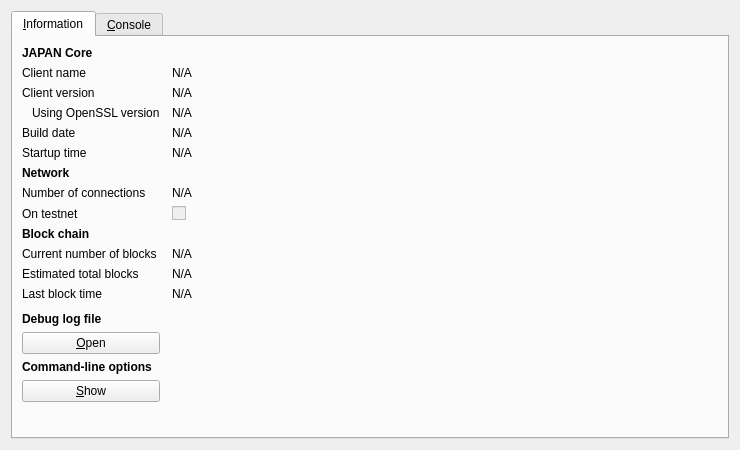
<?xml version="1.0" encoding="UTF-8"?>
<ui version="4.0">
 <class>RPCConsole</class>
 <widget class="QDialog" name="RPCConsole">
  <property name="geometry">
   <rect>
    <x>0</x>
    <y>0</y>
    <width>740</width>
    <height>450</height>
   </rect>
  </property>
  <property name="windowTitle">
   <string>JAPAN - Debug window</string>
  </property>
  <layout class="QVBoxLayout" name="verticalLayout_2">
   <item>
    <widget class="QTabWidget" name="tabWidget">
     <property name="currentIndex">
      <number>0</number>
     </property>
     <widget class="QWidget" name="tab_info">
      <attribute name="title">
       <string>&amp;Information</string>
      </attribute>
      <layout class="QGridLayout" name="gridLayout" columnstretch="0,1">
       <property name="horizontalSpacing">
        <number>12</number>
       </property>
       <item row="0" column="0">
        <widget class="QLabel" name="label_9">
         <property name="font">
          <font>
           <weight>75</weight>
           <bold>true</bold>
          </font>
         </property>
         <property name="text">
          <string>JAPAN Core</string>
         </property>
        </widget>
       </item>
       <item row="1" column="0">
        <widget class="QLabel" name="label_5">
         <property name="text">
          <string>Client name</string>
         </property>
        </widget>
       </item>
       <item row="1" column="1">
        <widget class="QLabel" name="clientName">
         <property name="cursor">
          <cursorShape>IBeamCursor</cursorShape>
         </property>
         <property name="text">
          <string>N/A</string>
         </property>
         <property name="textFormat">
          <enum>Qt::PlainText</enum>
         </property>
         <property name="textInteractionFlags">
          <set>Qt::LinksAccessibleByMouse|Qt::TextSelectableByKeyboard|Qt::TextSelectableByMouse</set>
         </property>
        </widget>
       </item>
       <item row="2" column="0">
        <widget class="QLabel" name="label_6">
         <property name="text">
          <string>Client version</string>
         </property>
        </widget>
       </item>
       <item row="2" column="1">
        <widget class="QLabel" name="clientVersion">
         <property name="cursor">
          <cursorShape>IBeamCursor</cursorShape>
         </property>
         <property name="text">
          <string>N/A</string>
         </property>
         <property name="textFormat">
          <enum>Qt::PlainText</enum>
         </property>
         <property name="textInteractionFlags">
          <set>Qt::LinksAccessibleByMouse|Qt::TextSelectableByKeyboard|Qt::TextSelectableByMouse</set>
         </property>
        </widget>
       </item>
       <item row="3" column="0">
        <widget class="QLabel" name="label_14">
         <property name="text">
          <string>Using OpenSSL version</string>
         </property>
         <property name="indent">
          <number>10</number>
         </property>
        </widget>
       </item>
       <item row="3" column="1">
        <widget class="QLabel" name="openSSLVersion">
         <property name="cursor">
          <cursorShape>IBeamCursor</cursorShape>
         </property>
         <property name="text">
          <string>N/A</string>
         </property>
         <property name="textFormat">
          <enum>Qt::PlainText</enum>
         </property>
         <property name="textInteractionFlags">
          <set>Qt::LinksAccessibleByMouse|Qt::TextSelectableByKeyboard|Qt::TextSelectableByMouse</set>
         </property>
        </widget>
       </item>
       <item row="4" column="0">
        <widget class="QLabel" name="label_12">
         <property name="text">
          <string>Build date</string>
         </property>
        </widget>
       </item>
       <item row="4" column="1">
        <widget class="QLabel" name="buildDate">
         <property name="cursor">
          <cursorShape>IBeamCursor</cursorShape>
         </property>
         <property name="text">
          <string>N/A</string>
         </property>
         <property name="textFormat">
          <enum>Qt::PlainText</enum>
         </property>
         <property name="textInteractionFlags">
          <set>Qt::LinksAccessibleByMouse|Qt::TextSelectableByKeyboard|Qt::TextSelectableByMouse</set>
         </property>
        </widget>
       </item>
       <item row="5" column="0">
        <widget class="QLabel" name="label_13">
         <property name="text">
          <string>Startup time</string>
         </property>
        </widget>
       </item>
       <item row="5" column="1">
        <widget class="QLabel" name="startupTime">
         <property name="cursor">
          <cursorShape>IBeamCursor</cursorShape>
         </property>
         <property name="text">
          <string>N/A</string>
         </property>
         <property name="textFormat">
          <enum>Qt::PlainText</enum>
         </property>
         <property name="textInteractionFlags">
          <set>Qt::LinksAccessibleByMouse|Qt::TextSelectableByKeyboard|Qt::TextSelectableByMouse</set>
         </property>
        </widget>
       </item>
       <item row="6" column="0">
        <widget class="QLabel" name="label_11">
         <property name="font">
          <font>
           <weight>75</weight>
           <bold>true</bold>
          </font>
         </property>
         <property name="text">
          <string>Network</string>
         </property>
        </widget>
       </item>
       <item row="7" column="0">
        <widget class="QLabel" name="label_7">
         <property name="text">
          <string>Number of connections</string>
         </property>
        </widget>
       </item>
       <item row="7" column="1">
        <widget class="QLabel" name="numberOfConnections">
         <property name="cursor">
          <cursorShape>IBeamCursor</cursorShape>
         </property>
         <property name="text">
          <string>N/A</string>
         </property>
         <property name="textFormat">
          <enum>Qt::PlainText</enum>
         </property>
         <property name="textInteractionFlags">
          <set>Qt::LinksAccessibleByMouse|Qt::TextSelectableByKeyboard|Qt::TextSelectableByMouse</set>
         </property>
        </widget>
       </item>
       <item row="8" column="0">
        <widget class="QLabel" name="label_8">
         <property name="text">
          <string>On testnet</string>
         </property>
        </widget>
       </item>
       <item row="8" column="1">
        <widget class="QCheckBox" name="isTestNet">
         <property name="enabled">
          <bool>false</bool>
         </property>
         <property name="text">
          <string/>
         </property>
        </widget>
       </item>
       <item row="9" column="0">
        <widget class="QLabel" name="label_10">
         <property name="font">
          <font>
           <weight>75</weight>
           <bold>true</bold>
          </font>
         </property>
         <property name="text">
          <string>Block chain</string>
         </property>
        </widget>
       </item>
       <item row="10" column="0">
        <widget class="QLabel" name="label_3">
         <property name="text">
          <string>Current number of blocks</string>
         </property>
        </widget>
       </item>
       <item row="10" column="1">
        <widget class="QLabel" name="numberOfBlocks">
         <property name="cursor">
          <cursorShape>IBeamCursor</cursorShape>
         </property>
         <property name="text">
          <string>N/A</string>
         </property>
         <property name="textFormat">
          <enum>Qt::PlainText</enum>
         </property>
         <property name="textInteractionFlags">
          <set>Qt::LinksAccessibleByMouse|Qt::TextSelectableByKeyboard|Qt::TextSelectableByMouse</set>
         </property>
        </widget>
       </item>
       <item row="11" column="0">
        <widget class="QLabel" name="label_4">
         <property name="text">
          <string>Estimated total blocks</string>
         </property>
        </widget>
       </item>
       <item row="11" column="1">
        <widget class="QLabel" name="totalBlocks">
         <property name="cursor">
          <cursorShape>IBeamCursor</cursorShape>
         </property>
         <property name="text">
          <string>N/A</string>
         </property>
         <property name="textFormat">
          <enum>Qt::PlainText</enum>
         </property>
         <property name="textInteractionFlags">
          <set>Qt::LinksAccessibleByMouse|Qt::TextSelectableByKeyboard|Qt::TextSelectableByMouse</set>
         </property>
        </widget>
       </item>
       <item row="12" column="0">
        <widget class="QLabel" name="label_2">
         <property name="text">
          <string>Last block time</string>
         </property>
        </widget>
       </item>
       <item row="12" column="1">
        <widget class="QLabel" name="lastBlockTime">
         <property name="cursor">
          <cursorShape>IBeamCursor</cursorShape>
         </property>
         <property name="text">
          <string>N/A</string>
         </property>
         <property name="textFormat">
          <enum>Qt::PlainText</enum>
         </property>
         <property name="textInteractionFlags">
          <set>Qt::LinksAccessibleByMouse|Qt::TextSelectableByKeyboard|Qt::TextSelectableByMouse</set>
         </property>
        </widget>
       </item>
       <item row="13" column="0">
        <spacer name="verticalSpacer_2">
         <property name="orientation">
          <enum>Qt::Vertical</enum>
         </property>
         <property name="sizeHint" stdset="0">
          <size>
           <width>20</width>
           <height>20</height>
          </size>
         </property>
        </spacer>
       </item>
       <item row="14" column="0">
        <widget class="QLabel" name="labelDebugLogfile">
         <property name="font">
          <font>
           <weight>75</weight>
           <bold>true</bold>
          </font>
         </property>
         <property name="text">
          <string>Debug log file</string>
         </property>
        </widget>
       </item>
       <item row="15" column="0">
        <widget class="QPushButton" name="openDebugLogfileButton">
         <property name="toolTip">
          <string>Open the JAPAN debug log file from the current data directory. This can take a few seconds for large log files.</string>
         </property>
         <property name="text">
          <string>&amp;Open</string>
         </property>
         <property name="autoDefault">
          <bool>false</bool>
         </property>
        </widget>
       </item>
       <item row="16" column="0">
        <widget class="QLabel" name="labelCLOptions">
         <property name="font">
          <font>
           <weight>75</weight>
           <bold>true</bold>
          </font>
         </property>
         <property name="text">
          <string>Command-line options</string>
         </property>
        </widget>
       </item>
       <item row="17" column="0">
        <widget class="QPushButton" name="showCLOptionsButton">
         <property name="toolTip">
          <string>Show the JAPAN-Qt help message to get a list with possible JAPAN command-line options.</string>
         </property>
         <property name="text">
          <string>&amp;Show</string>
         </property>
         <property name="autoDefault">
          <bool>false</bool>
         </property>
        </widget>
       </item>
       <item row="18" column="0">
        <spacer name="verticalSpacer">
         <property name="orientation">
          <enum>Qt::Vertical</enum>
         </property>
         <property name="sizeHint" stdset="0">
          <size>
           <width>20</width>
           <height>40</height>
          </size>
         </property>
        </spacer>
       </item>
      </layout>
     </widget>
     <widget class="QWidget" name="tab_console">
      <attribute name="title">
       <string>&amp;Console</string>
      </attribute>
      <layout class="QVBoxLayout" name="verticalLayout_3">
       <property name="spacing">
        <number>3</number>
       </property>
       <item>
        <widget class="QTextEdit" name="messagesWidget">
         <property name="minimumSize">
          <size>
           <width>0</width>
           <height>100</height>
          </size>
         </property>
         <property name="readOnly">
          <bool>true</bool>
         </property>
         <property name="tabKeyNavigation" stdset="0">
          <bool>false</bool>
         </property>
         <property name="columnCount" stdset="0">
          <number>2</number>
         </property>
        </widget>
       </item>
       <item>
        <layout class="QHBoxLayout" name="horizontalLayout">
         <property name="spacing">
          <number>3</number>
         </property>
         <item>
          <widget class="QLabel" name="label">
           <property name="text">
            <string notr="true">&gt;</string>
           </property>
          </widget>
         </item>
         <item>
          <widget class="QLineEdit" name="lineEdit"/>
         </item>
         <item>
          <widget class="QPushButton" name="clearButton">
           <property name="maximumSize">
            <size>
             <width>24</width>
             <height>24</height>
            </size>
           </property>
           <property name="toolTip">
            <string>Clear console</string>
           </property>
           <property name="text">
            <string/>
           </property>
           <property name="icon">
            <iconset resource="../bitcoin.qrc">
             <normaloff>:/icons/remove</normaloff>:/icons/remove</iconset>
           </property>
           <property name="shortcut">
            <string notr="true">Ctrl+L</string>
           </property>
           <property name="autoDefault">
            <bool>false</bool>
           </property>
          </widget>
         </item>
        </layout>
       </item>
      </layout>
     </widget>
    </widget>
   </item>
  </layout>
 </widget>
 <resources>
  <include location="../bitcoin.qrc"/>
 </resources>
 <connections/>
</ui>
